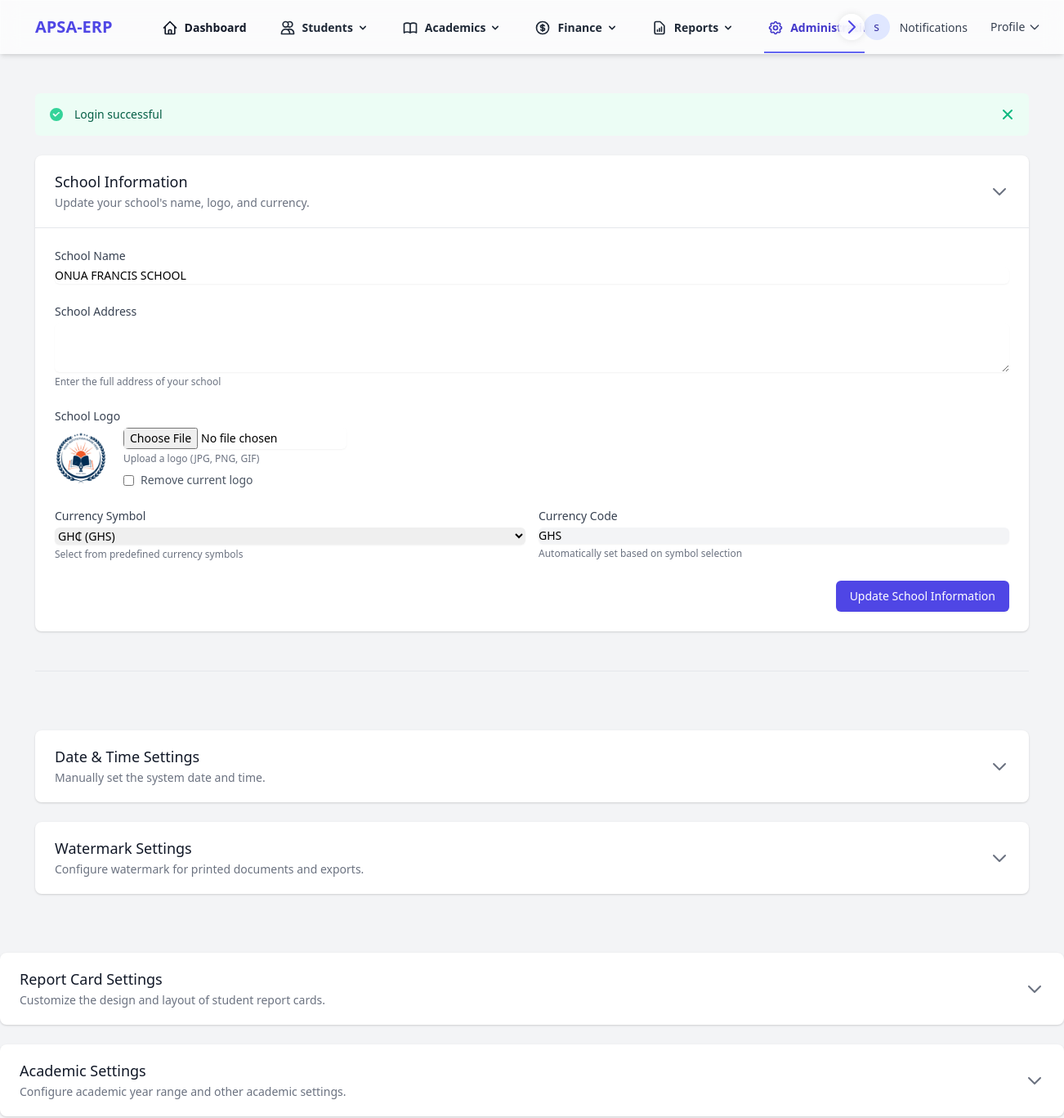
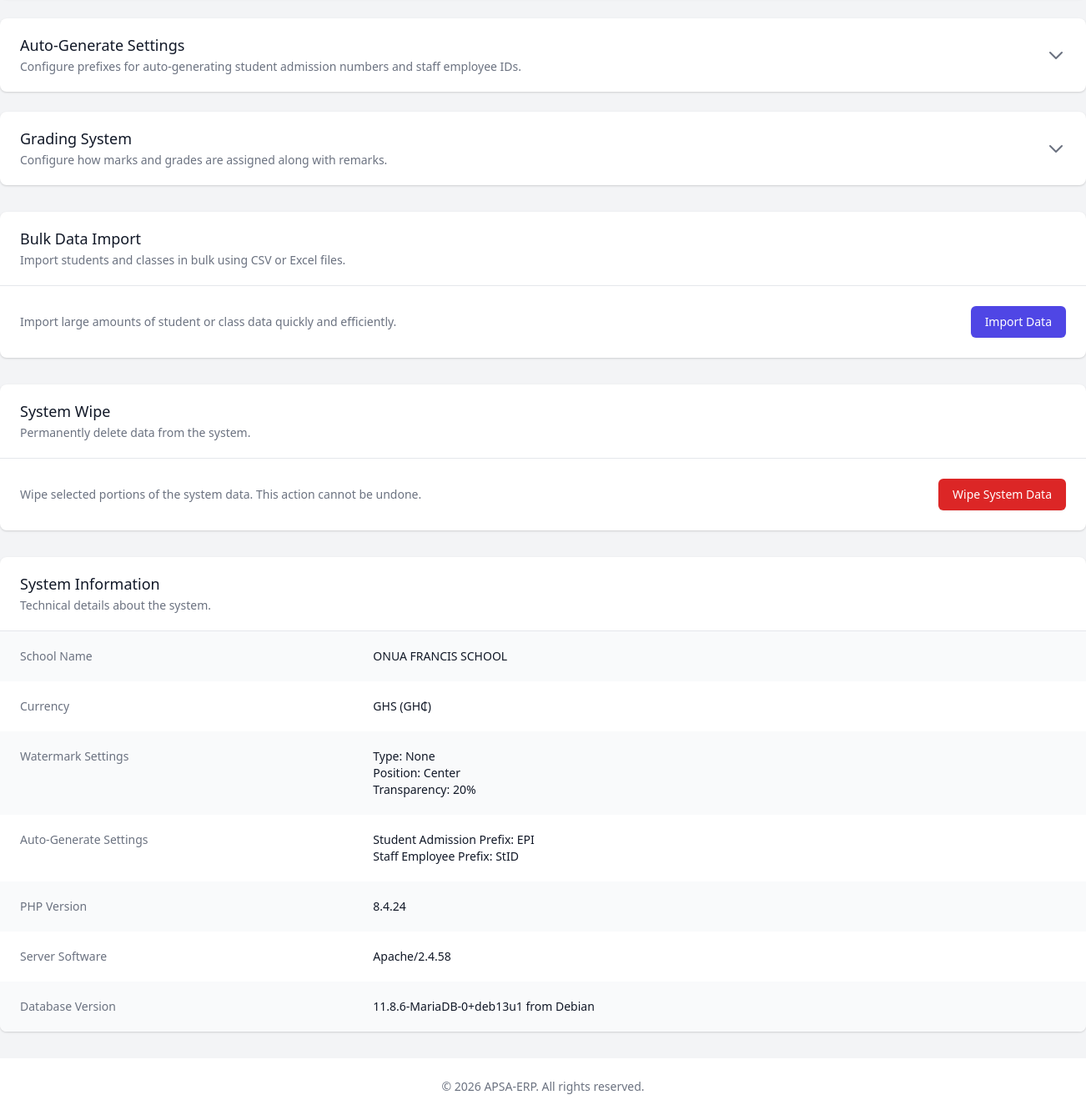
Page /settings (signed in) on the earlier database version (2 pictures, top to bottom).
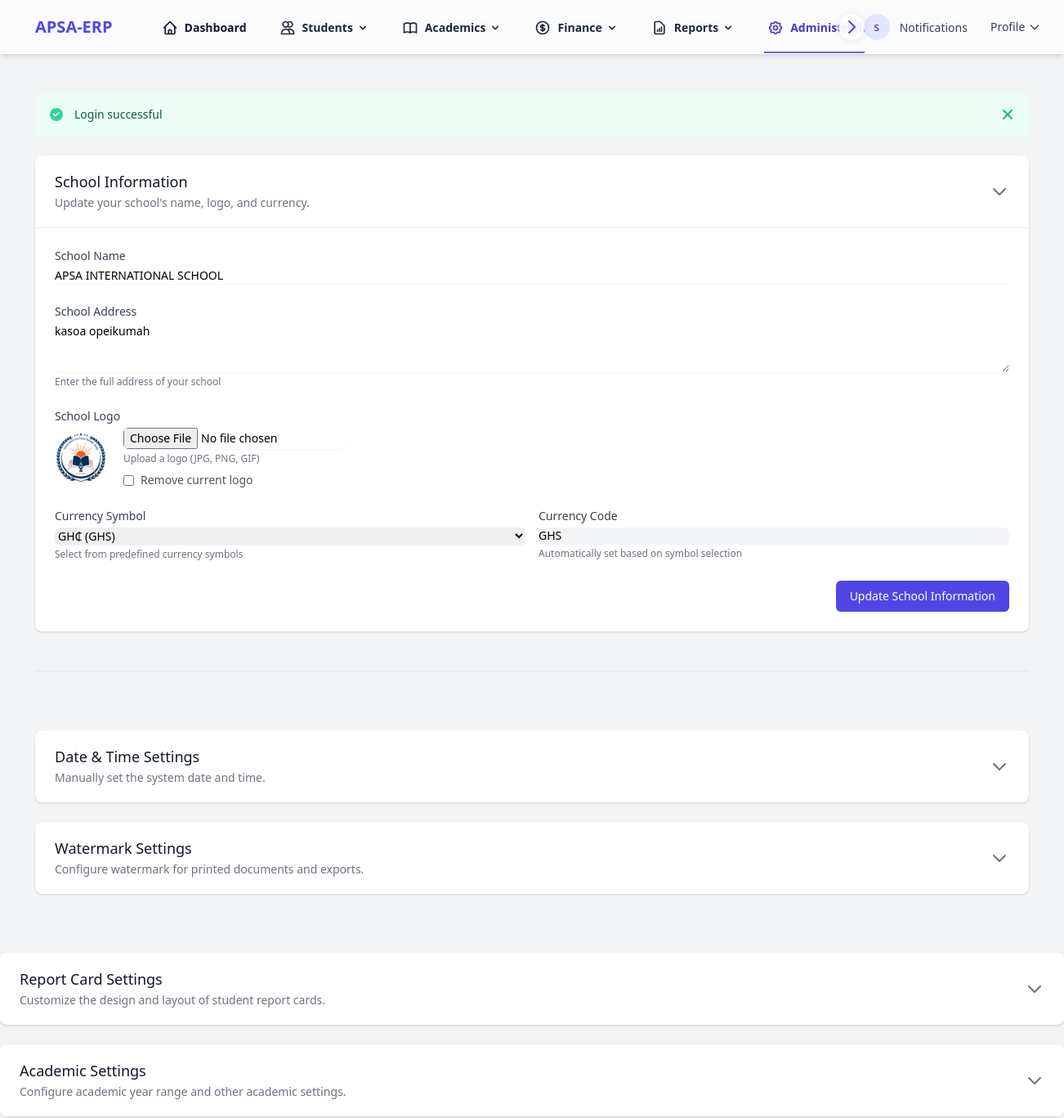
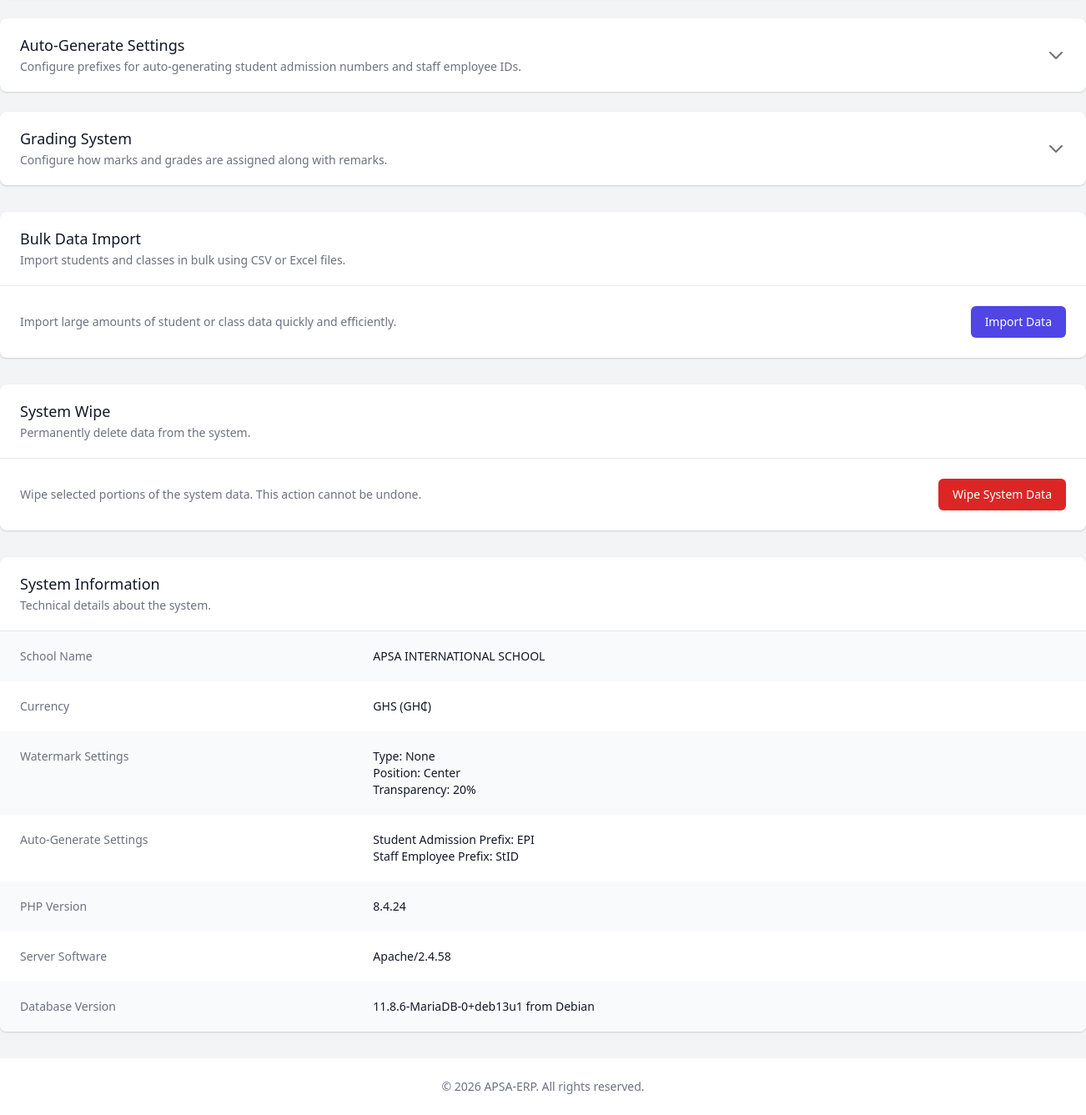
Same page on the later database version (2 pictures, top to bottom).
### tables this page shows
CREATE TABLE `settings` (
  `id` int NOT NULL AUTO_INCREMENT,
  `school_name` varchar(255) NOT NULL DEFAULT 'Futuristic School',
  `school_address` text,
  `school_logo` varchar(255) DEFAULT NULL,
  `currency_code` varchar(3) NOT NULL DEFAULT 'GHS',
  `currency_symbol` varchar(10) NOT NULL DEFAULT 'GH₵',
  `watermark_type` enum('none','logo','name','both') NOT NULL DEFAULT 'none',
  `watermark_position` enum('top-left','top-center','top-right','middle-left','center','middle-right','bottom-left','bottom-center','bottom-right') NOT NULL DEFAULT 'center',
  `watermark_transparency` tinyint NOT NULL DEFAULT '20',
  `student_admission_prefix` varchar(10) DEFAULT 'EPI',
  `staff_employee_prefix` varchar(10) DEFAULT 'StID',
  `created_at` timestamp NULL DEFAULT CURRENT_TIMESTAMP,
  `updated_at` timestamp NULL DEFAULT CURRENT_TIMESTAMP ON UPDATE CURRENT_TIMESTAMP,
  PRIMARY KEY (`id`)
);

### app/Core/Controller.php (called while the page is built, shortened)
<?php
class Controller
{
    protected function view($view, $data = [])
    {
        extract($data);
        require_once RESOURCES_PATH . "/views/{$view}.php";
    }
    protected function getUserRole()
    {
        $roleId = $_SESSION['user']['role_id'];
        $roleModel = new Role();
        $role = $roleModel->find($roleId);
        return $role['name'] ?? '';
    }
    protected function hasAnyRole($roles)
    {
        $userRole = $this->getUserRole();
        return in_array($userRole, $roles);
    }
}

### app/Controllers/SettingsController.php (called while the page is built, shortened)
<?php
class SettingsController extends Controller
{
    private $settingModel;
    private $gradingScaleModel;
    public function __construct()
    {
        $this->settingModel = new Setting();
        $this->gradingScaleModel = new GradingScale();
    }
    public function index()
    {
        $settings = $this->settingModel->getSettings();
        $gradingScales = $this->gradingScaleModel->getAllWithRules();
        $isSuperAdmin = $this->hasAnyRole(['admin', 'super_admin']);
        $isTrueSuperAdmin = $this->hasAnyRole(['super_admin']);
        $this->view('settings/index', [
            'settings' => $settings,
            'gradingScales' => $gradingScales,
            'isSuperAdmin' => $isSuperAdmin,
            'isTrueSuperAdmin' => $isTrueSuperAdmin
        ]);
    }
}

### app/Core/Application.php (called while the page is built, shortened)
<?php
class Application
{
    protected $router;
    public function __construct()
    {
        $this->router = new Router();
    }
    public function run()
    {
        $uri = $_SERVER['REQUEST_URI'] ?? '/';
        if (strlen($uri) > 1) {
            $uri = rtrim($uri, '/');
        }
        $this->router->route($uri);
    }
}

### public/index.php (called while the page is built, shortened)
<?php
$app = new App\Core\Application();
$app->run();

### app/Core/Database.php (called while the page is built, shortened)
<?php
class Database
{
    private $host;
    private $dbname;
    private $username;
    private $password;
    private $charset;
    private $pdo;
    public function __construct()
    {
        $this->host = DB_HOST;
        $this->dbname = DB_NAME;
        $this->username = DB_USER;
        $this->password = DB_PASS;
        $this->charset = DB_CHARSET;
    }
    private function connect()
    {
        try {
            $dsn = "mysql:host={$this->host};dbname={$this->dbname};charset={$this->charset}";
            $options = [
                \PDO::ATTR_ERRMODE => \PDO::ERRMODE_EXCEPTION,
                \PDO::ATTR_DEFAULT_FETCH_MODE => \PDO::FETCH_ASSOC,
                \PDO::ATTR_EMULATE_PREPARES => false,
            ];
            $this->pdo = new \PDO($dsn, $this->username, $this->password, $options);
        } catch (\PDOException $e) {
            throw new \Exception("Database connection failed: " . $e->getMessage());
        }
    }
    public function query($sql, $params = [])
    {
        try {
            $stmt = $this->pdo->prepare($sql);
            $stmt->execute($params);
            return $stmt;
        } catch (\PDOException $e) {
            throw new \Exception("Query failed: " . $e->getMessage());
        }
    }
    public function fetchOne($sql, $params = [])
    {
        $stmt = $this->query($sql, $params);
        return $stmt->fetch();
    }
}

### app/Core/Model.php (called while the page is built, shortened)
<?php
class Model
{
    protected $db;
    protected $table;
    protected $primaryKey = 'id';
    public function __construct()
    {
        $this->db = new Database();
    }
    public function find($id)
    {
        $sql = "SELECT * FROM {$this->table} WHERE {$this->primaryKey} = :id";
        return $this->db->fetchOne($sql, ['id' => $id]);
    }
}

### app/Models/Setting.php (called while the page is built, shortened)
<?php
class Setting extends Model
{
    protected $table = 'settings';
    public function getSettings()
    {
        $sql = "SELECT * FROM {$this->table} WHERE id = 1 LIMIT 1";
        return $this->db->fetchOne($sql);
    }
}

### resources/views/settings/index.php (the view, shortened to what the changed rows need)
<?php
$currencyOptions = [
    'GH₵' => 'GHS',
    '$' => 'USD',
    '€' => 'EUR',
    '£' => 'GBP',
    '¥' => 'JPY',
    '₹' => 'INR',
    '₩' => 'KRW',
    '₽' => 'RUB',
    'R' => 'ZAR',
    '₵' => 'GHS',
    'CFA' => 'XOF',
    '₦' => 'NGN',
    'Sh' => 'KES',
    'TSh' => 'TZS',
    'UGX' => 'UGX',
    'Le' => 'SLL',
];
$watermarkTypes = [
    'none' => 'None',
    'logo' => 'Logo Only',
    'name' => 'School Name Only',
    'both' => 'Logo and School Name'
];
$watermarkPositions = [
    'top-left' => 'Top Left',
    'top-center' => 'Top Center',
    'top-right' => 'Top Right',
    'middle-left' => 'Middle Left',
    'center' => 'Center',
    'middle-right' => 'Middle Right',
    'bottom-left' => 'Bottom Left',
    'bottom-center' => 'Bottom Center',
    'bottom-right' => 'Bottom Right'
];
?>
<div class="max-w-7xl mx-auto py-6 sm:px-6 lg:px-8">
    <div class="px-4 py-6 sm:px-0">
        <details class="group bg-white shadow overflow-hidden sm:rounded-lg mb-6" open>
            <div class="border-t border-gray-200">
                <form action="/settings" method="POST" class="px-4 py-5 sm:p-6" enctype="multipart/form-data">
                    <div class="grid grid-cols-1 gap-y-6 gap-x-4 sm:grid-cols-6">
                        <div class="sm:col-span-6">
                            <div class="mt-1">
                                <input type="text" name="school_name" id="school_name" value="<?= htmlspecialchars($settings['school_name'] ?? '') ?>" required
                                    class="shadow-sm focus:ring-indigo-500 focus:border-indigo-500 block w-full sm:text-sm border-gray-300 rounded-md">
                            </div>
                        </div>
                        <div class="sm:col-span-6">
                            <div class="mt-1">
                                <textarea name="school_address" id="school_address" rows="3"
                                    class="shadow-sm focus:ring-indigo-500 focus:border-indigo-500 block w-full sm:text-sm border-gray-300 rounded-md"><?= htmlspecialchars($settings['school_address'] ?? '') ?></textarea>
                            </div>
                        </div>
                        <div class="sm:col-span-6">
                            <div class="mt-1 flex items-center">
                                <?php if (!empty($settings['school_logo'])): ?>
                                    <img src="<?= htmlspecialchars($settings['school_logo']) ?>" alt="Current Logo" class="h-16 w-16 rounded-full">
                                <?php else: ?>
                                    <div class="h-16 w-16 rounded-full bg-gray-200 flex items-center justify-center">
                                        <span class="text-gray-500 text-xs">No Logo</span>
                                    </div>
                                <?php endif; ?>
                                <div class="ml-5">
                                    <input type="file" name="school_logo" id="school_logo" accept="image/*"
                                        class="shadow-sm focus:ring-indigo-500 focus:border-indigo-500 block w-full sm:text-sm border-gray-300 rounded-md">
                                    <p class="text-xs text-gray-500 mt-1">Upload a logo (JPG, PNG, GIF)</p>
                                    <?php if (!empty($settings['school_logo'])): ?>
                                        <div class="mt-2 flex items-center">
                                        </div>
                                    <?php endif; ?>
                                </div>
                            </div>
                        </div>
                        <div class="sm:col-span-3">
                            <div class="mt-1">
                                <select name="currency_symbol" id="currency_symbol" required
                                    class="shadow-sm focus:ring-indigo-500 focus:border-indigo-500 block w-full sm:text-sm border-gray-300 rounded-md">
                                    <?php foreach ($currencyOptions as $symbol => $code): ?>
                                        <option value="<?= htmlspecialchars($symbol) ?>"
                                            data-code="<?= htmlspecialchars($code) ?>"
                                            <?= (isset($settings['currency_symbol']) && $settings['currency_symbol'] == $symbol) ? 'selected' : '' ?>>
                                            <?= htmlspecialchars($symbol) ?> (<?= htmlspecialchars($code) ?>)
                                        </option>
                                    <?php endforeach; ?>
                                </select>
                                <p class="text-xs text-gray-500 mt-1">Select from predefined currency symbols</p>
                            </div>
                        </div>
                        <div class="sm:col-span-3">
                            <div class="mt-1">
                                <input type="text" name="currency_code" id="currency_code" value="<?= htmlspecialchars($settings['currency_code'] ?? 'GHS') ?>" maxlength="3" required readonly
                                    class="shadow-sm focus:ring-indigo-500 focus:border-indigo-500 block w-full sm:text-sm border-gray-300 rounded-md bg-gray-100">
                                <p class="text-xs text-gray-500 mt-1">Automatically set based on symbol selection</p>
                            </div>
                        </div>
                    </div>
                </form>
            </div>
            </div>
        <?php if (isset($isSuperAdmin) && $isSuperAdmin): ?>
            </div>
        <?php endif; ?>
        <div class="mt-8 bg-white shadow overflow-hidden sm:rounded-lg">
            <div class="border-t border-gray-200">
                <dl>
                    <div class="bg-gray-50 px-4 py-5 sm:grid sm:grid-cols-3 sm:gap-4 sm:px-6">
                        <dt class="text-sm font-medium text-gray-500">
                            School Name
                        </dt>
                        <dd class="mt-1 text-sm text-gray-900 sm:mt-0 sm:col-span-2">
                            <?= htmlspecialchars($settings['school_name'] ?? APP_NAME) ?>
                        </dd>
                    </div>
                    <div class="bg-white px-4 py-5 sm:grid sm:grid-cols-3 sm:gap-4 sm:px-6">
                        <dt class="text-sm font-medium text-gray-500">
                            Currency
                        </dt>
                        <dd class="mt-1 text-sm text-gray-900 sm:mt-0 sm:col-span-2">
                            <?= htmlspecialchars($settings['currency_code'] ?? 'GHS') ?> (<?= htmlspecialchars($settings['currency_symbol'] ?? 'GH₵') ?>)
                        </dd>
                    </div>
                    <?php if (isset($isSuperAdmin) && $isSuperAdmin): ?>
                    <div class="bg-gray-50 px-4 py-5 sm:grid sm:grid-cols-3 sm:gap-4 sm:px-6">
                        <dt class="text-sm font-medium text-gray-500">
                            Watermark Settings
                        </dt>
                        <dd class="mt-1 text-sm text-gray-900 sm:mt-0 sm:col-span-2">
                            Type: <?= htmlspecialchars($watermarkTypes[$settings['watermark_type'] ?? 'none']) ?><br>
                            Position: <?= htmlspecialchars($watermarkPositions[$settings['watermark_position'] ?? 'center']) ?><br>
                            Transparency: <?= htmlspecialchars($settings['watermark_transparency'] ?? 20) ?>%
                        </dd>
                    </div>
                    <div class="bg-white px-4 py-5 sm:grid sm:grid-cols-3 sm:gap-4 sm:px-6">
                        <dt class="text-sm font-medium text-gray-500">
                            Auto-Generate Settings
                        </dt>
                        <dd class="mt-1 text-sm text-gray-900 sm:mt-0 sm:col-span-2">
                            Student Admission Prefix: <?= htmlspecialchars($settings['student_admission_prefix'] ?? 'EPI') ?><br>
                            Staff Employee Prefix: <?= htmlspecialchars($settings['staff_employee_prefix'] ?? 'StID') ?>
                        </dd>
                    </div>
                    <?php endif; ?>
                </dl>
            </div>
        </div>
<?php
include RESOURCES_PATH . '/layouts/app.php';
?>

Differences in the rows shown:
changed settings "GHS": school_name "ONUA FRANCIS SCHOOL" → "APSA INTERNATIONAL SCHOOL"; school_address (not shown) → "kasoa opeikumah"
